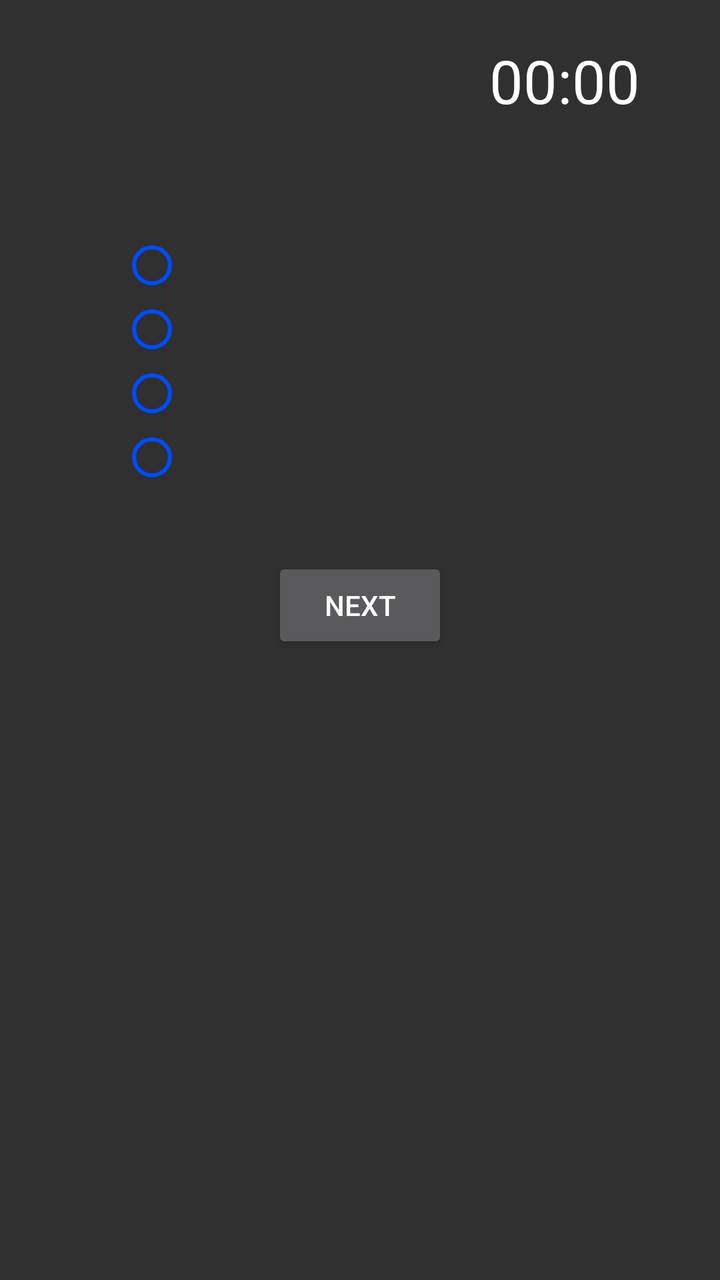
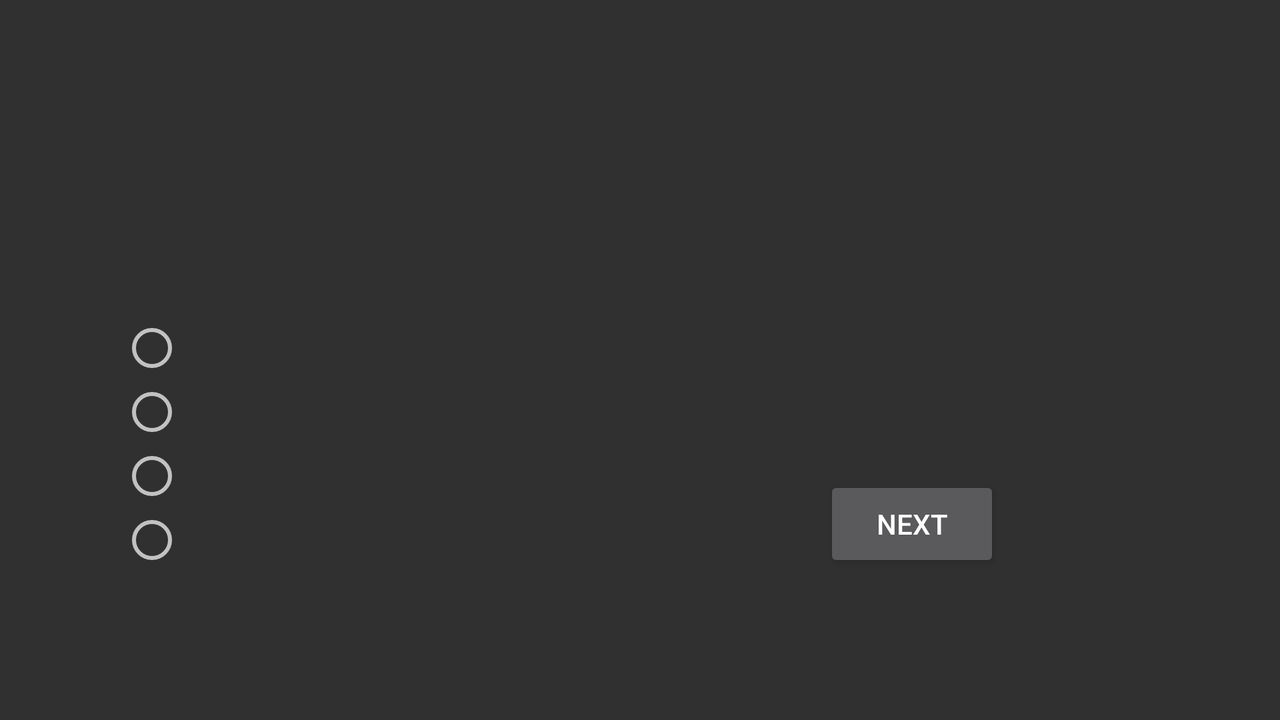

The same Android screen from two of the app's own layout files: first res/layout/ as a phone draws it, then the repository's variant for another configuration, drawn on a device whose configuration selects that folder. Both files follow.
<!-- AndroidManifest.xml: application theme AppTheme -->
<!-- res/layout/activity_hard.xml -->
<?xml version="1.0" encoding="utf-8"?>
<LinearLayout xmlns:android="http://schemas.android.com/apk/res/android"
    xmlns:tools="http://schemas.android.com/tools"
    android:id="@+id/activity_easy"
    android:layout_width="match_parent"
    android:layout_height="match_parent"
    android:paddingBottom="@dimen/activity_vertical_margin"
    android:paddingLeft="@dimen/activity_horizontal_margin"
    android:paddingRight="@dimen/activity_horizontal_margin"
    android:paddingTop="@dimen/activity_vertical_margin"
    tools:context="com.itrio.iqtest.Easy"
    android:gravity="top"
    android:orientation="vertical">

    <Chronometer
        android:layout_width="wrap_content"
        android:layout_height="wrap_content"
        android:textSize="30sp"
        android:layout_gravity="right"
        android:countDown="true"
        android:id="@+id/timer_h"
        android:text="15"
        android:paddingRight="20dp"/>

    <TextView
        android:id="@+id/question_hard"
        android:layout_width="wrap_content"
        android:padding="16dp"

        android:layout_height="wrap_content"
        android:textSize="18sp"/>

    <RadioGroup
        android:id="@+id/radio_hard"
        android:orientation="vertical"
        android:layout_gravity="left"
        android:paddingLeft="40dp"
        android:layout_width="wrap_content"
        android:layout_height="wrap_content">
        <RadioButton
            android:id="@+id/h_op1"
            android:layout_width="wrap_content"
            android:buttonTint="@color/radio"
            android:layout_height="wrap_content"
            />
        <RadioButton
            android:id="@+id/h_op2"
            android:layout_width="wrap_content"
            android:layout_height="wrap_content"
            android:buttonTint="@color/radio"
            />
        <RadioButton
            android:id="@+id/h_op3"
            android:layout_width="wrap_content"
            android:layout_height="wrap_content"
            android:buttonTint="@color/radio"/>
        <RadioButton
            android:id="@+id/h_op4"
            android:layout_width="wrap_content"
            android:layout_height="wrap_content"
            android:buttonTint="@color/radio"
            />
    </RadioGroup>
    <View
        android:layout_width="0dp"
        android:layout_height="34dp">

    </View>
    <Button
        android:id="@+id/next_hard"
        android:layout_width="wrap_content"
        android:layout_gravity="center"
        android:layout_height="wrap_content"
        android:text="Next"/>

</LinearLayout>
<!-- resources referenced by this layout -->
<resources>
  <color name="radio">#004cff</color>
  <dimen name="activity_horizontal_margin">20dp</dimen>
  <dimen name="activity_vertical_margin">20dp</dimen>
  <style name="AppTheme" parent="Theme.AppCompat">
          
          <item name="colorPrimary">@color/colorPrimary</item>
          <item name="colorPrimaryDark">@color/colorPrimaryDark</item>
          <item name="colorAccent">@color/colorAccent</item>
      </style>
  <color name="colorPrimary">#3F51B5</color>
  <color name="colorPrimaryDark">#303F9F</color>
  <color name="colorAccent">#00ddff</color>
</resources>
<!-- res/layout-land/activity_hard.xml (the repository's variant of the layout above) -->
<!-- drawn on the phone turned sideways -->
<?xml version="1.0" encoding="utf-8"?>
<LinearLayout xmlns:android="http://schemas.android.com/apk/res/android"
    xmlns:tools="http://schemas.android.com/tools"
    android:id="@+id/activity_easy"
    android:layout_width="match_parent"
    android:layout_height="match_parent"
    android:paddingBottom="@dimen/activity_vertical_margin"
    android:paddingLeft="@dimen/activity_horizontal_margin"
    android:paddingRight="@dimen/activity_horizontal_margin"
    android:paddingTop="@dimen/activity_vertical_margin"
    tools:context="com.itrio.iqtest.Easy"
    android:gravity="center"
    android:orientation="vertical">

    <TextView
        android:id="@+id/question_hard"
        android:layout_width="wrap_content"
        android:padding="30dp"
        android:layout_height="wrap_content"
        android:textSize="18sp"/>

    <LinearLayout
        android:layout_width="wrap_content"
        android:orientation="horizontal"
        android:layout_height="wrap_content">



        <RadioGroup
            android:id="@+id/radio_hard"
            android:orientation="vertical"
            android:layout_gravity="left"
            android:paddingLeft="40dp"
            android:paddingRight="200dp"
            android:layout_width="wrap_content"
            android:layout_height="wrap_content">
            <RadioButton
                android:id="@+id/h_op1"
                android:layout_width="wrap_content"
                android:layout_height="wrap_content"
                />
            <RadioButton
                android:id="@+id/h_op2"
                android:layout_width="wrap_content"
                android:layout_height="wrap_content"
                />
            <RadioButton
                android:id="@+id/h_op3"
                android:layout_width="wrap_content"
                android:layout_height="wrap_content"
                />
            <RadioButton
                android:id="@+id/h_op4"
                android:layout_width="wrap_content"
                android:layout_height="wrap_content"
                />
        </RadioGroup>
        <LinearLayout
            android:layout_width="wrap_content"
            android:layout_height="wrap_content"
            android:orientation="vertical">

            <View
                android:layout_width="wrap_content"
                android:layout_height="80dp"  />


            <Button
                android:id="@+id/next_hard"

                android:layout_width="wrap_content"
                android:layout_height="wrap_content"
                android:text="Next"
                android:layout_gravity="center_horizontal"/>
        </LinearLayout>
    </LinearLayout>

</LinearLayout>
<!-- resources referenced by the variant -->
<!-- as the phone turned sideways resolves them -->
<resources>
  <dimen name="activity_horizontal_margin">20dp</dimen>
  <dimen name="activity_vertical_margin">20dp</dimen>
  <style name="AppTheme" parent="Theme.AppCompat">
          
          <item name="colorPrimary">@color/colorPrimary</item>
          <item name="colorPrimaryDark">@color/colorPrimaryDark</item>
          <item name="colorAccent">@color/colorAccent</item>
      </style>
  <color name="colorPrimary">#3F51B5</color>
  <color name="colorPrimaryDark">#303F9F</color>
  <color name="colorAccent">#00ddff</color>
</resources>
